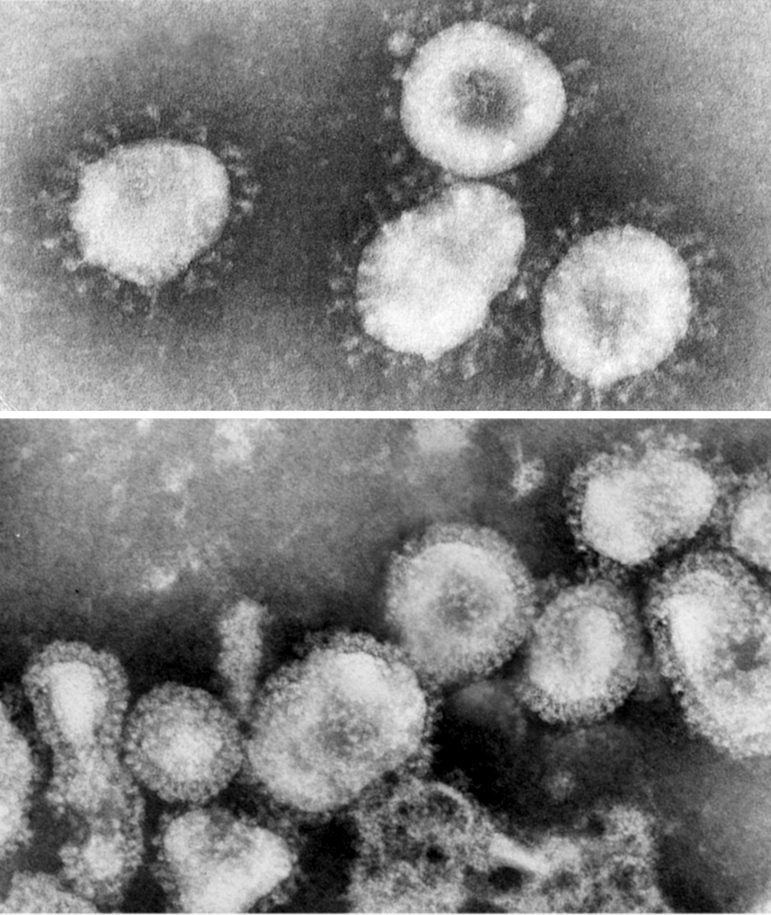
#> input picture Coronavirus.tif, 771 x 915 px, shrunk from 1629 x 1933 before the run
$ jupyter execute Blob_Detection_Coronavirus.ipynb
#> lines starting #> are read from the running program, lines starting #| are printed output that depends on the picture; after the words box and inside, x2 and y2 are one past the last pixel; in counts of white or black regions, pixels touching at a corner belong together
# **Import the required packages**

[cell 1]
import numpy as np
import matplotlib.pyplot as plt
from skimage.io import imread, imshow
from skimage.draw import disk
from skimage.morphology import (erosion, dilation, closing, opening,
                                area_closing, area_opening)
from skimage.color import rgb2gray
from math import sqrt

# **Import the image**

[cell 2]
#Now we will do the morphological operations on image of sunflower
from google.colab import files
uploaded = files.upload()
#> the answer given: Coronavirus.tif

[cell 3]
virus = imread('Coronavirus.tif')
#> virus is the input picture: shape (915, 771); min 0, max 255, mean 128.2

**#Convert the image to Binary**

[cell 4]
fig, ax = plt.subplots(1,2, figsize=(12,12))
ax[0].imshow(virus);
ax[0].set_title('Original')

binary = rgb2gray(virus)<120
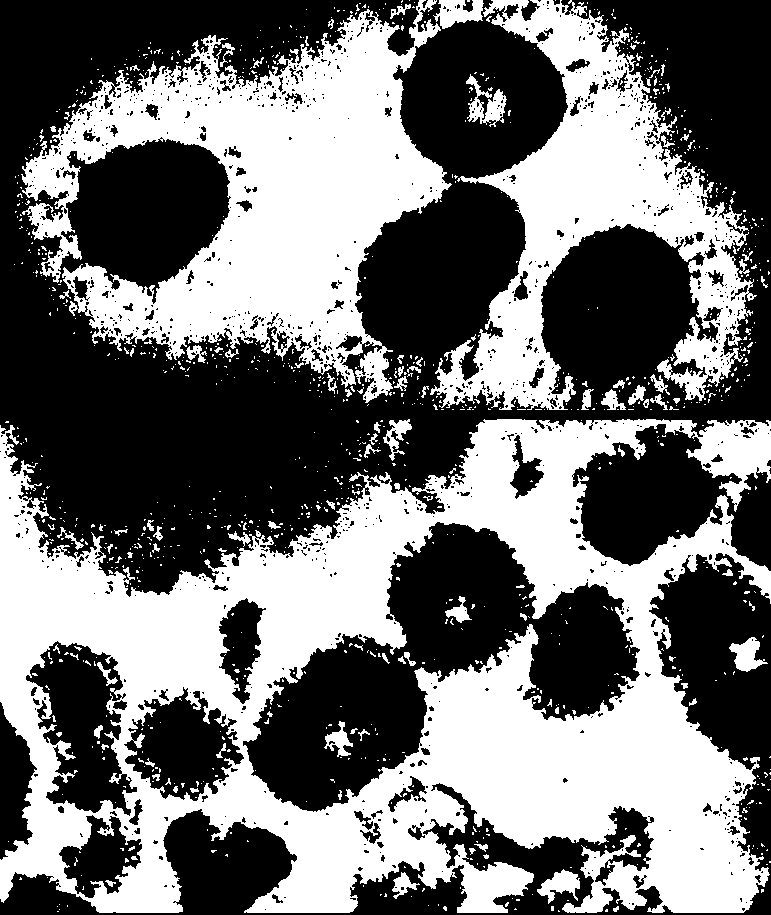
#> binary: shape (915, 771) bool; 44.5% white; 1132 white regions (1024 under 20 px), largest, box (x1, y1, x2, y2) and area: (0, 419, 771, 913) 179799, (21, 0, 452, 403) 74859, (430, 0, 757, 410) 45468
ax[1].imshow(binary)
ax[1].set_title('Binary')

# **Create structural element for Erosion and Dilution**

[cell 5]
#we will create structural element to be used in erosion and dilation
x = np.array([[0,1,0],
                    [1,1,1],
                    [0,1,0]])
plt.imshow(x, cmap='gray');
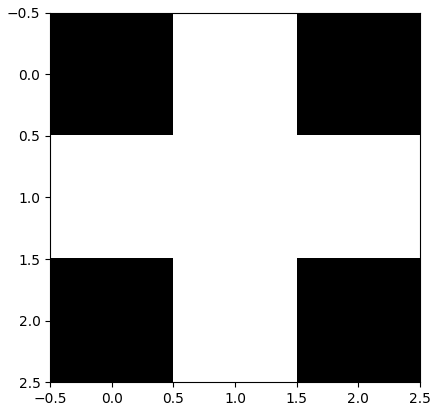
#> figure drawn by matplotlib, 1 panel

[cell 6]
#Erosion- removes small objects so that key features will remain
#Dilation- makes the objects more visible

fig, ax=plt.subplots(1,2,figsize=(15, 5))
ax[0].imshow(erosion(binary, x), cmap='gray');
ax[0].set_title('Eroded Image')

ax[1].imshow(binary)
ax[1].set_title('Binary')
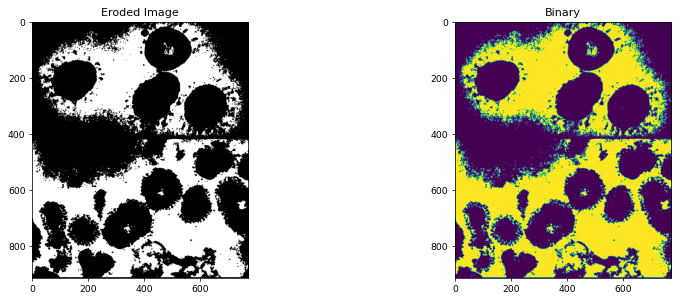
#> figure drawn by matplotlib, 2 panels

[cell 7]
#multiple erosion
def multi_erosion(image, num, x=x):
#> called with num = 2, x = array of shape (3, 3)
    for i in range(num):
        image = erosion(image, x)
#> this loop made 2 passes
#> pass 1, in multi_erosion, `image = erosion(image, x)`:
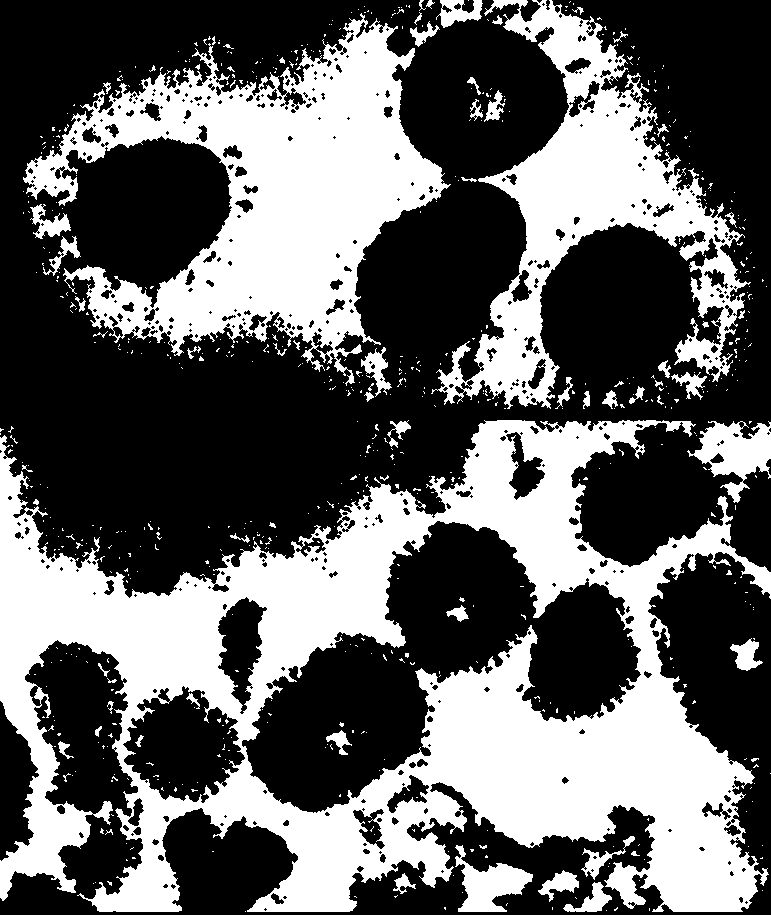
#> image: shape (915, 771) bool; 38.6% white; 684 white regions (617 under 20 px), largest, box (x1, y1, x2, y2) and area: (0, 420, 771, 912) 155711, (23, 13, 451, 386) 62541, (431, 0, 751, 409) 36885
    return image

[cell 8]
def multi_dilution(image, num, x=x):
    for i in range(num):
        image = dilation(image, x)
    return image

[cell 9]
#apply multiple erosion
Eroded_Image = multi_erosion(binary, 2, x)
imshow(Eroded_Image)

[cell 10]
fig, ax = plt.subplots(1,2, figsize=(15,5))
ax[0].imshow(multi_erosion(binary, 2, x), cmap='gray')
ax[0].set_title('Multi-Eroded Image')


ax[1].imshow(binary)
ax[1].set_title('Binary')

[cell 11]
#we will apply the opening function to remove any minor noise left
opened_image = opening(Eroded_Image)
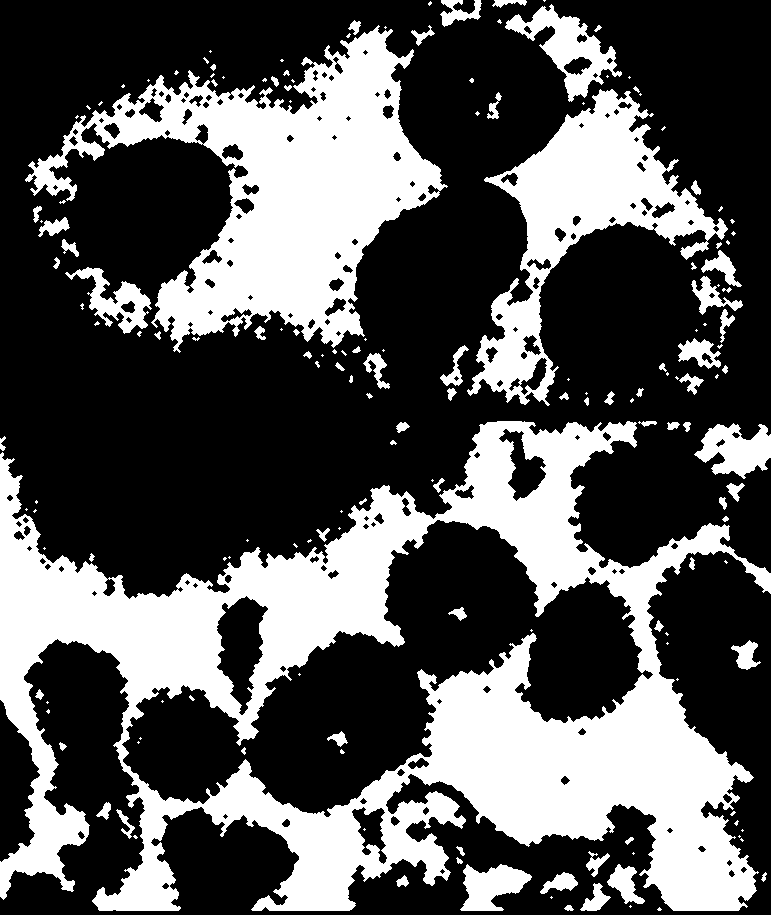
#> opened_image: shape (915, 771) bool; 33.7% white; 171 white regions (89 under 20 px), largest, box (x1, y1, x2, y2) and area: (0, 421, 771, 911) 140283, (25, 25, 448, 353) 52386, (467, 89, 728, 406) 24175
imshow(opened_image)

[cell 12]
#we will apply dilation function to restore the size of original iage

diluted_image = multi_dilution(opened_image, 2, x)
#> the loop in multi_dilution, `for i in range(num):` made 2 passes
#> pass 1, in multi_dilution, `image = dilation(image, x)`:
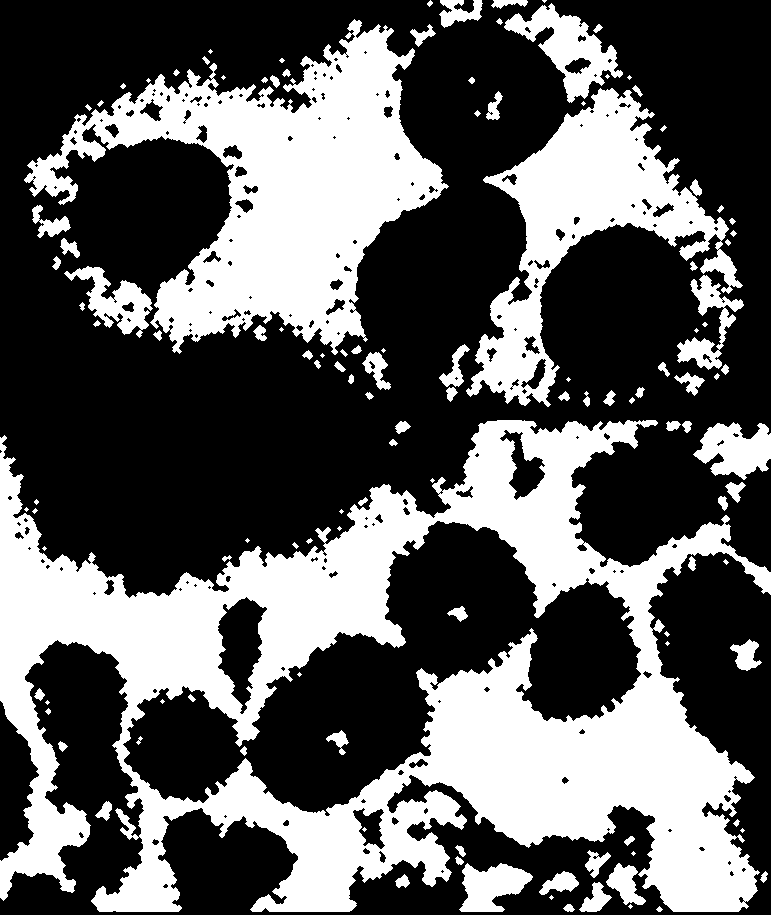
#> image: shape (915, 771) bool; 36.6% white; 125 white regions (33 under 20 px), largest, box (x1, y1, x2, y2) and area: (0, 420, 771, 912) 149675, (24, 19, 449, 355) 56472, (466, 88, 743, 407) 27032
imshow(diluted_image)

[cell 13]
#make the image more clear by using area function
#it does not use a structural element but a deframed shape basis the threshold
morphed_image = area_opening(area_closing(diluted_image, 10), 10)
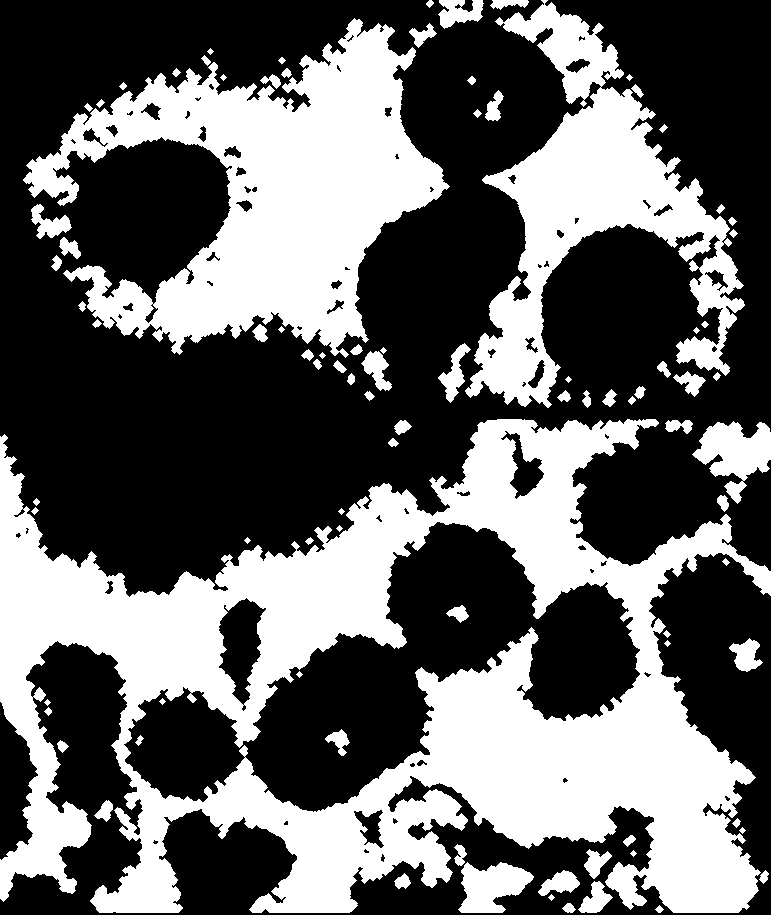
#> morphed_image: shape (915, 771) bool; 39.4% white; 92 white regions, largest, box (x1, y1, x2, y2) and area: (0, 419, 771, 913) 160082, (23, 18, 450, 358) 63236, (465, 0, 745, 408) 37218
imshow(morphed_image)

# **Blob Detection using LoG, DoG, and DoH**

[cell 14]
import numpy as np
import matplotlib.pyplot as plt
from skimage.io import imread, imshow
from skimage.feature import blob_dog, blob_log, blob_doh

[cell 15]
virus_morphed =morphed_image

Laplacian of Gaussian (LoG) on this binarized image
We will be only setting the min_sigma parameter on all methods.
The rest will be the default parameter setting.

#Laplacian of Gaussian (LoG)

[cell 16]
blobs = blob_log(virus_morphed, min_sigma=1,threshold=0.1)
#> blobs = 1233 rows, first 8: [613, 459, 6.44], [655, 745, 11.89], [738, 339, 6.44], [426, 402, 6.44], [885, 68, 6.44], [882, 402, 6.44], [580, 770, 11.89], [112, 493, 6.44]

[cell 17]
fig, ax = plt.subplots(figsize=(6,6))
ax.imshow(virus)
for blob in blobs:
    y, x, area = blob
    ax.add_patch(plt.Circle((x, y), area*np.sqrt(2),
                 color='r', fill=False))
#> this loop made 1233 passes
#> (y, x, area) on passes 14, 16, 18: (800, 240, 22.78), (173, 597, 50), (451, 732, 22.78)
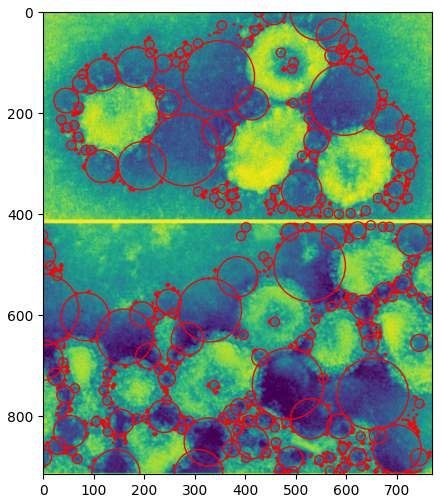
#> figure drawn by matplotlib, 1 panel

[cell 18]
# Calculate the detected features in an image (blobs). This can have wider application and use cases
blobs[:, 2] = blobs[:, 2] * sqrt(2)
numrows = len(blobs)
#> numrows = 1233

[cell 19]
print("blob counts",numrows)
#| blob counts 1233

# Difference of Gaussian (DoG)

[cell 20]
#Difference of Gaussian (DoG)
blobs = blob_dog(virus_morphed, min_sigma=1,threshold=0.1)
#> blobs = 1576 rows, first 8: [379, 568, 1.6], [540, 247, 1.6], [853, 633, 1.6], [77, 223, 1.6], [51, 210, 1.6], [77, 629, 1.6], [643, 667, 1.6], [330, 696, 1.6]

[cell 21]
fig, ax = plt.subplots(figsize=(6,6))
ax.imshow(virus)
for blob in blobs:
    y, x, area = blob
    ax.add_patch(plt.Circle((x, y), area*np.sqrt(2),
                 color='r', fill=False))
#> this loop made 1576 passes
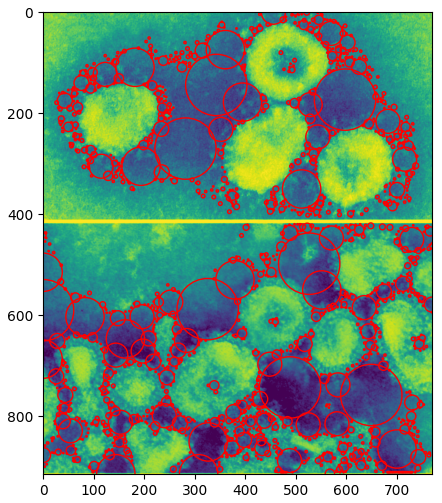
#> figure drawn by matplotlib, 1 panel

# Determinant of Hessian (DoH)

[cell 22]
blobs = blob_doh(virus_morphed, min_sigma=1)
#> blobs = 261 rows, first 8: [710, 47, 4.22], [112, 476, 4.22], [204, 244, 7.44], [79, 471, 4.22], [653, 745, 17.11], [50, 209, 4.22], [477, 525, 20.33], [907, 567, 7.44]

[cell 23]
fig, ax = plt.subplots(figsize=(6,6))
ax.imshow(virus)
for blob in blobs:
    y, x, area = blob
    ax.add_patch(plt.Circle((x, y), area*np.sqrt(2),
                 color='r', fill=False))
#> this loop made 261 passes
#> (y, x, area) on passes 7, 17, 20: (477, 525, 20.33), (890, 150, 30), (832, 10, 20.33)
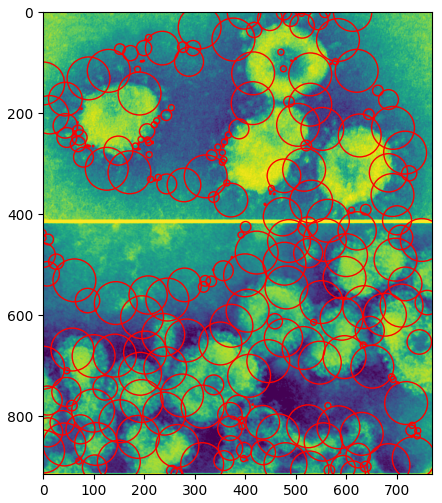
#> figure drawn by matplotlib, 1 panel
